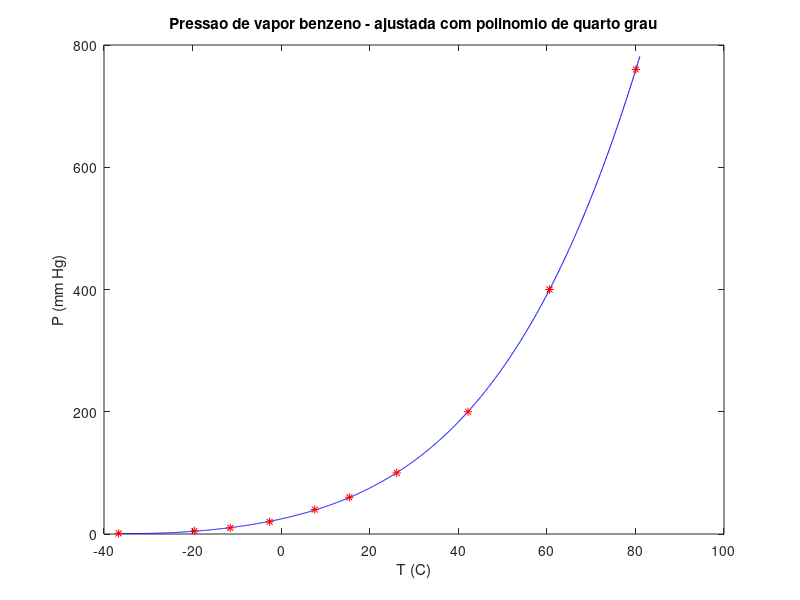

Reproduce this figure in MATLAB.
% dados experimentais 
% benzeno - pressao de vapor X temperatura
P = [    1     5    10    20    40    60   100   200   400   760];           % mmHg
T = [-36.7  -19.6  -11.5   -2.6   7.6   15.4   26.1 42.2   60.6   80.1];     % C

% grau do polinomio a ser ajustado
n = 4;		

% ajustando o poliniomio
c = polyfit(T,P,n)

% avaliando o polinomio para cada T (comparar com os dados experimentais)
z = polyval(c,T)

% dominio de T ''continuo'' (para plotar a correlacao)
Tc = -37:0.1:81;

plot(Tc,c(5)+c(4)*Tc+c(3)*Tc.^2+c(2)*Tc.^3+c(1)*Tc.^4,'-b',T,P,'*r')
title('Pressao de vapor benzeno - ajustada com polinomio de quarto grau')
xlabel('T (C)')
ylabel('P (mm Hg)')